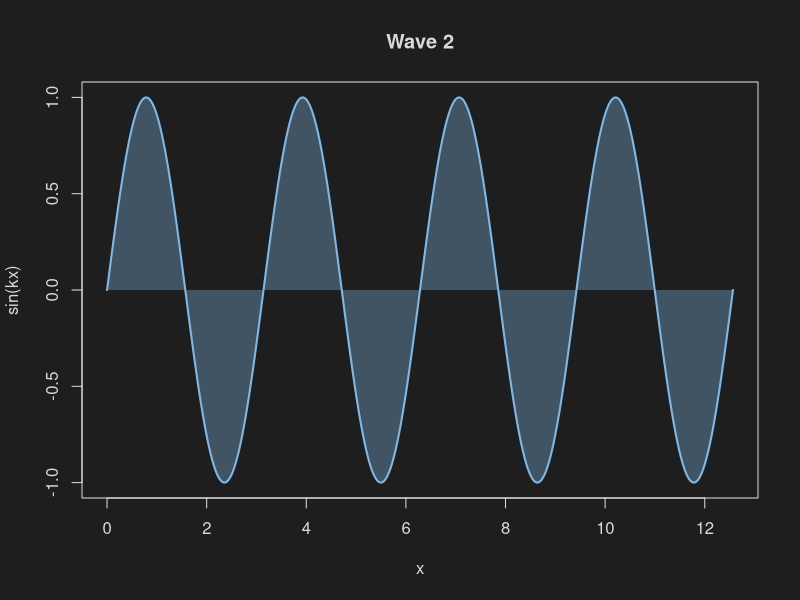
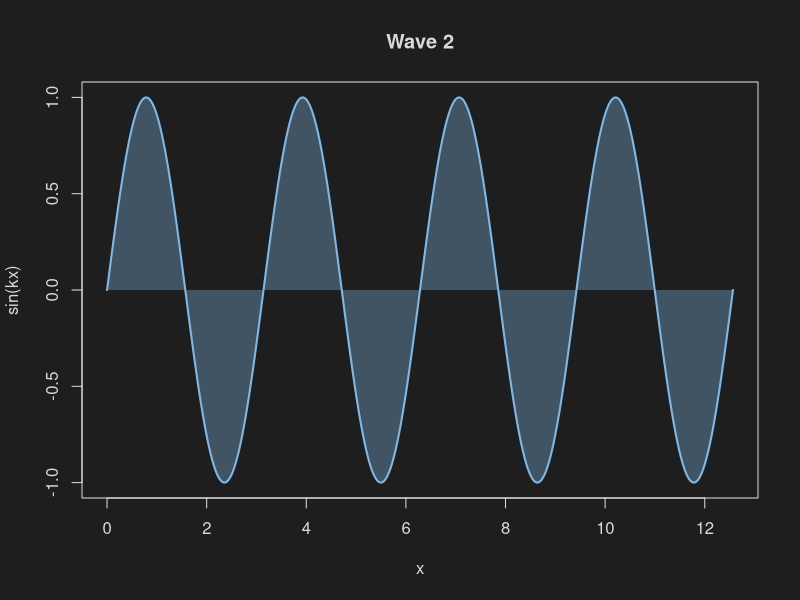
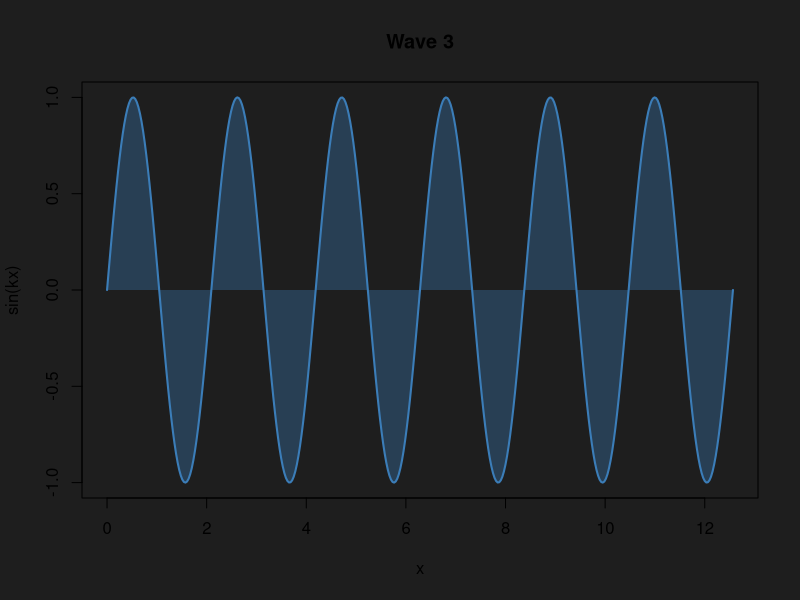
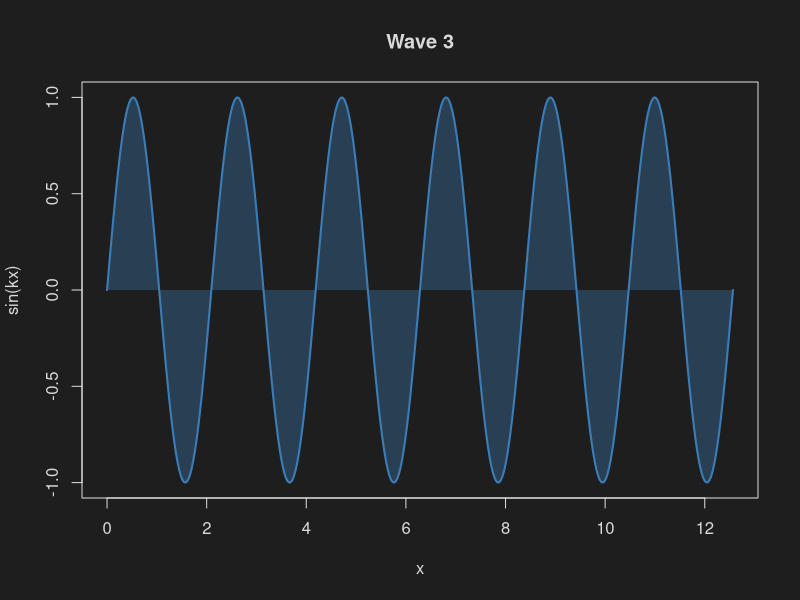
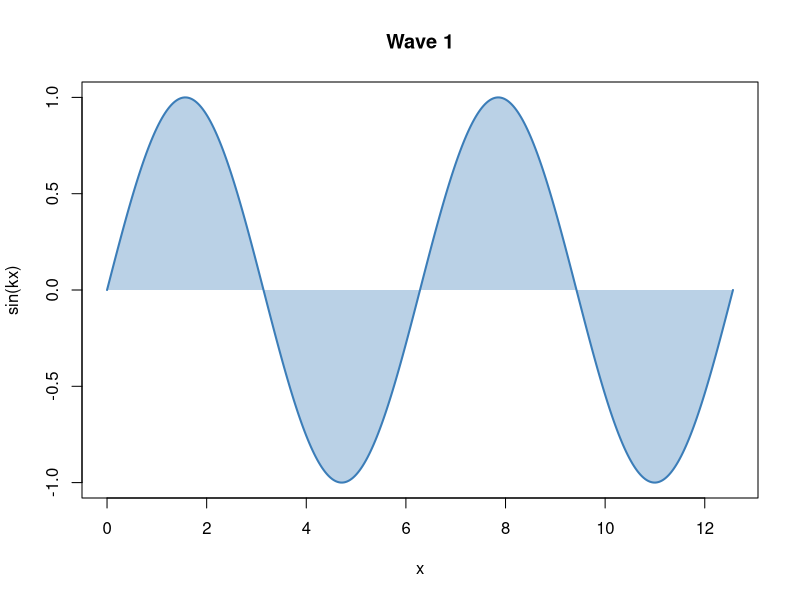
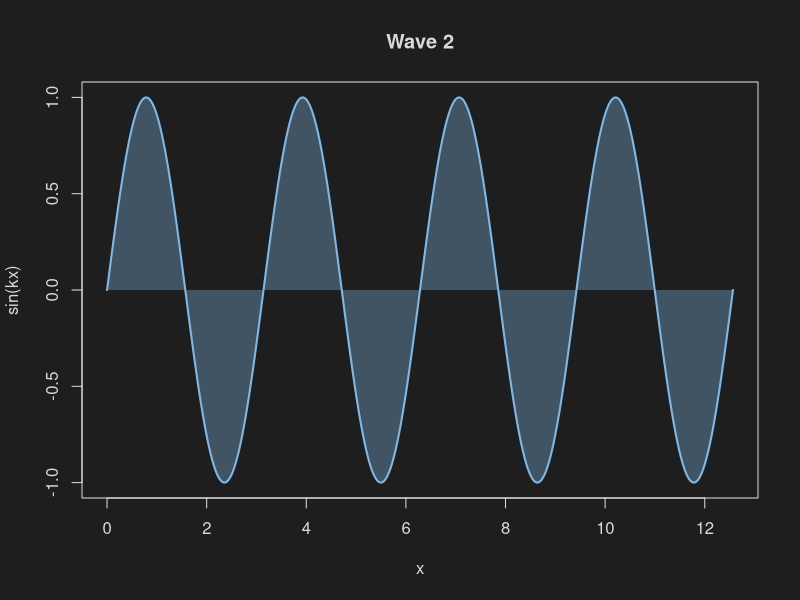
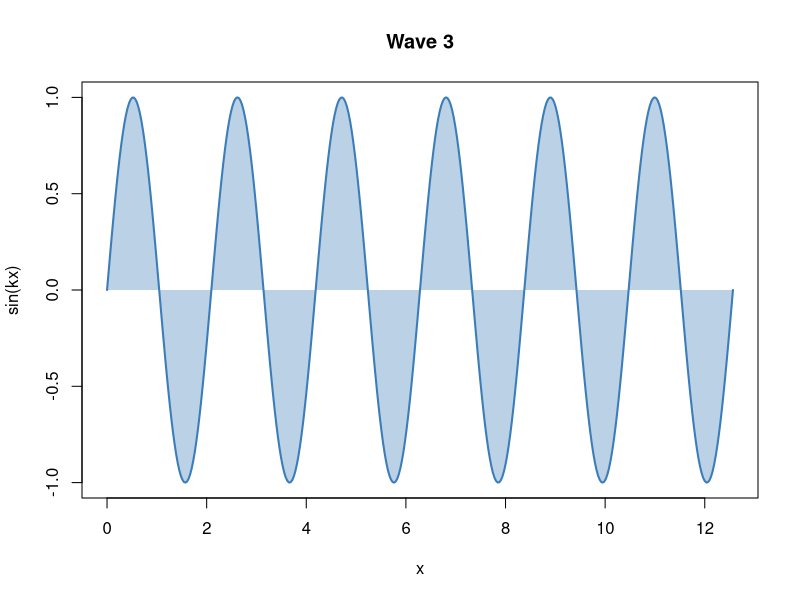

These figures' R source, in order:
## ---- chunk 1
#' Draw a shaded sine wave.
#'
#' @param k Wave number; the curve completes k cycles.
#' @param ink Color for the axes, labels, and title.
#' @param paper Plot background color, or NULL to leave the device background.
#' @param col Color for the curve and its shaded area.
wave <- function(k = 1, ink = "black", paper = NULL, col = "#3B7DB8") {
  if (!is.null(paper)) {
    par(bg = paper)
  }
  par(fg = ink, col.axis = ink, col.lab = ink, col.main = ink)
  x <- seq(0, 4 * pi, length.out = 400)
  plot(
    x,
    sin(k * x),
    type = "n",
    main = paste("Wave", k),
    xlab = "x",
    ylab = "sin(kx)"
  )
  polygon(
    c(x, rev(x)),
    c(sin(k * x), rep(0, length(x))),
    col = adjustcolor(col, 0.35),
    border = NA
  )
  lines(x, sin(k * x), lwd = 2, col = col)
}
## ---- chunk 2
#| panzoom: true
#| fig-alt: "A sine curve in light blue on a near-black background"
#| fig-cap: >-
#|   Wave 2: y = sin(2x); the area between the curve and y = 0 is shaded.

wave(k = 2, ink = "gray85", paper = "#1E1E1E", col = "#7FB8E6")
## ---- chunk 3
#| panzoom:
#|   backdrop: "rgba(225, 225, 225, 0.92)"
#| fig-alt: "A sine curve in light blue on a near-black background"
#| fig-cap: >-
#|   Wave 2: y = sin(2x); the area between the curve and y = 0 is shaded.

wave(k = 2, ink = "gray85", paper = "#1E1E1E", col = "#7FB8E6")
## ---- chunk 4
#| panzoom: true
#| dev: ragg_png
#| dev.args: !expr list(bg = "transparent")
#| fig-alt: "A sine curve in blue with black axes on a transparent background"
#| fig-cap: >-
#|   Wave 3: y = sin(3x); the area between the curve and y = 0 is shaded.

wave(k = 3)
## ---- chunk 5
#| panzoom: true
#| dev: ragg_png
#| dev.args: !expr list(bg = "transparent")
#| fig-alt: >-
#|   A sine curve in blue with light gray axes on a transparent background
#| fig-cap: >-
#|   Wave 3: y = sin(3x); the area between the curve and y = 0 is shaded.

wave(k = 3, ink = "gray85")
## ---- chunk 6
#| panzoom:
#|   group: light-dark
#| dev: ragg_png
#| dev.args: !expr list(bg = "transparent")
#| fig-alt:
#|   - "A sine curve in blue with black axes on a white background"
#|   - "A sine curve in light blue on a near-black background"
#|   - "A sine curve in blue with black axes on a transparent background"
#| fig-cap:
#|   - >-
#|     Wave 1: y = sin(x); the area between the curve and y = 0 is shaded.
#|   - >-
#|     Wave 2: y = sin(2x); the area between the curve and y = 0 is shaded.
#|   - >-
#|     Wave 3: y = sin(3x); the area between the curve and y = 0 is shaded.

wave(k = 1, paper = "white")
wave(k = 2, ink = "gray85", paper = "#1E1E1E", col = "#7FB8E6")
wave(k = 3, paper = "transparent")
